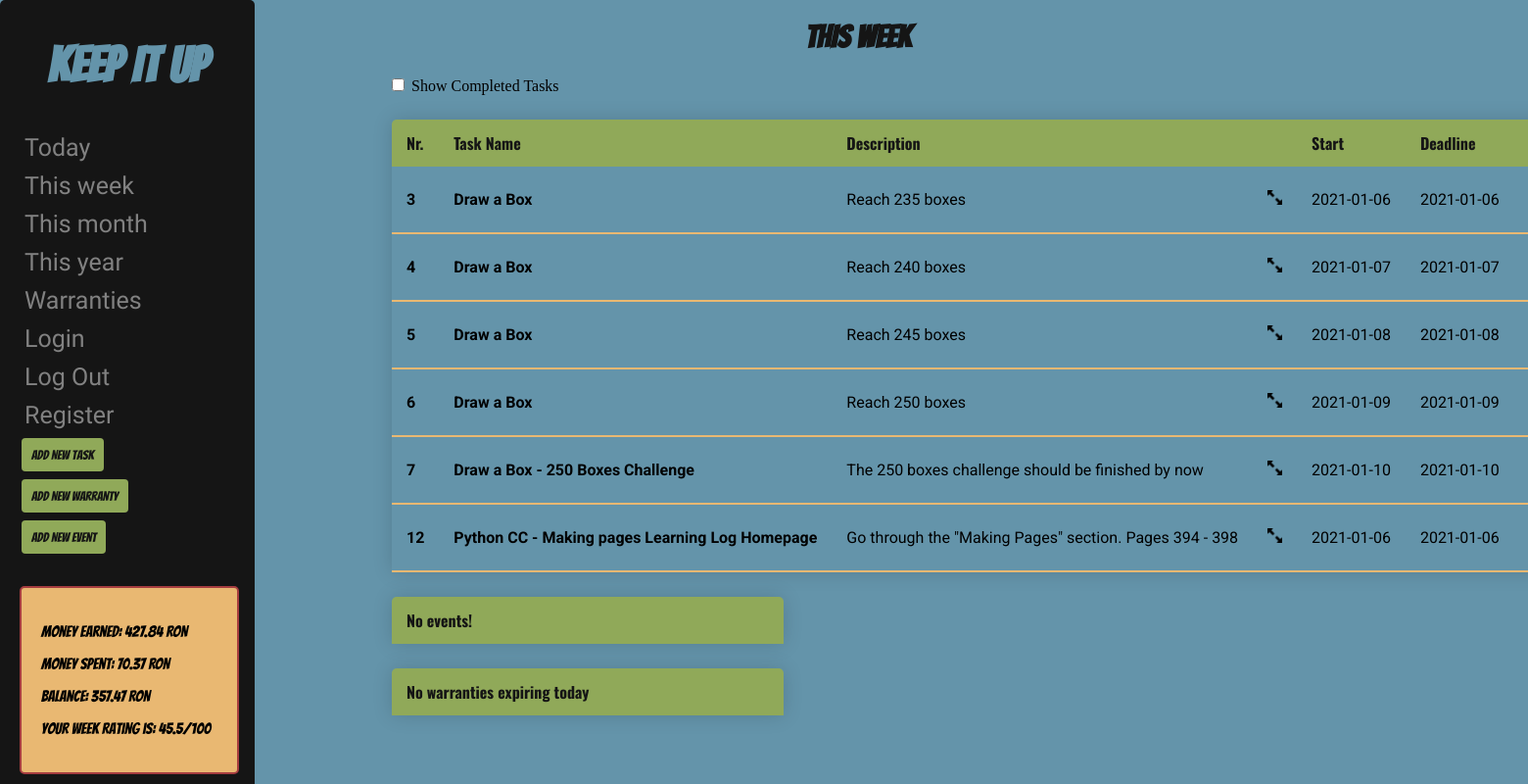
The page /this_week (signed in) on the database its author committed.
### tables this page shows
CREATE TABLE 'users' ('id' INTEGER PRIMARY KEY AUTOINCREMENT NOT NULL, 'username' TEXT NOT NULL, hash TEXT NOT NULL, currency TEXT NOT NULL);

CREATE TABLE 'tasks' ('id' integer PRIMARY KEY, 'user_id' integer NOT NULL, 'name' text NOT NULL, 'description' text, 'start' date NOT NULL, 'deadline' date NOT NULL, 'completed' boolean NOT NULL);

### application.py (the view)
@app.route("/this_week", methods=["GET", "POST"])
@login_required
def this_week():
    rows = db.execute("SELECT * FROM tasks WHERE user_id=:user_id AND (start >= date('now', 'weekday 0', '-6 days') AND start <= date('now', 'weekday 0')) OR (deadline >= date('now', 'weekday 0', '-6 days') AND deadline <= date('now', 'weekday 0'));", user_id=session["user_id"])
    warranties = db.execute("SELECT * FROM warranties WHERE user_id=:user_id AND end >= date('now', 'weekday 0', '-6 days') and end <= date('now', 'weekday 0');", user_id=session["user_id"])
    user = db.execute("SELECT * FROM users WHERE id=:user_id;", user_id=session["user_id"])
    currency = user[0]['currency']
    events = db.execute("SELECT * FROM events WHERE user_id=:user_id AND date >= date('now', 'weekday 0', '-6 days') AND date <= date('now', 'weekday 0');", user_id=session['user_id'])
    user_input = db.execute("SELECT sum(earned), sum(spent), avg(rating) FROM daily_input WHERE user_id=:user_id AND date >= date('now', 'weekday 0', '-6 days') AND date <= date('now', 'weekday 0');", user_id=session['user_id'])
    print(user_input)
    print(user_input[0]['sum(earned)'])
    if request.method == "POST":
        for i in range(1, len(rows)+1):
            print(rows[i-1])
            if request.form.get(str(i)):
                task_id = rows[i-1]['id']
                print(request.form.get(str(i)))
                print(task_id)
                if request.form[str(i)] == 'n':
                    db.execute("UPDATE tasks SET completed=1 WHERE id=:task_id;", task_id=task_id)
                elif request.form[str(i)] == 'y':
                    db.execute("UPDATE tasks SET completed=0 WHERE id=:task_id;", task_id=task_id)
                elif request.form[str(i)] == 'delete':
                    db.execute("DELETE FROM tasks WHERE id=:task_id;", task_id=task_id)
                rows = db.execute("SELECT * FROM tasks WHERE user_id=:user_id AND (start >= date('now', 'weekday 0', '-6 days') AND start <= date('now', 'weekday 0')) OR (deadline >= date('now', 'weekday 0', '-6 days') AND deadline <= date('now', 'weekday 0'));", user_id=session["user_id"])
                events = db.execute("SELECT * FROM events WHERE user_id=:user_id AND date >= date('now', 'weekday 0', '-6 days') AND date <= date('now', 'weekday 0');", user_id=session['user_id'])
                return render_template("this_week.html", rows=rows, warranties=warranties, currency=currency, events=events, user_input=user_input)
                print("This week should render!")
    else:
        return render_template("this_week.html", rows=rows, warranties=warranties, currency=currency, events=events, user_input=user_input)

### application.py (called while the page is built)
def login_required(f):
    @wraps(f)
    def decorated_function(*args, **kwargs):
        if session.get("user_id") is None:
            return redirect("/login")
        return f(*args, **kwargs)
    return decorated_function

### templates/this_week.html (shortened to what this page needs)
{% extends "layout.html" %}
    {% block title %}
        <h1 id="pagetitle">THIS WEEK</h1>
    {% endblock %}
    {% block user_input %}
    {% if user_input[0]['sum(earned)'] or user_input[0]['sum(spent)'] %}
        <div class="user_rating">
            <p style="display:block;">Money Earned: {{ user_input[0]['sum(earned)']|round(2, 'floor') }} {{ currency }}</p>
            <p style="display:block;">Money Spent: {{ user_input[0]['sum(spent)']|round(2, 'floor') }} {{ currency }}</p>
            <p style="display:block;">Balance: {{ (user_input[0]['sum(earned)'] - user_input[0]['sum(spent)'])|round(2, 'floor') }} {{ currency }}</p>
            <p style="display:block;">Your week rating is: {{ user_input[0]['avg(rating)']|round(2, 'floor') }}/100</p>
        </div>
    {% endif %}
    {% endblock %}
    {% block main %}
    <input style="margin-left:200px;" type="checkbox" id="filter" onClick="filter('row_done');">
    <label for"filter">Show Completed Tasks</label>
    <table class="content-table">
        {% if not rows %}
            <thead>
                <tr>
                    <th>
                        Nothing to do!
                    </th>
                </tr>
            </thead>
        {% else %}
            <thead>
                <tr>
                    <th>Nr.</th>
                    <th>Task Name</th>
                    <th>Description</th>
                    <th></th>
                    <th>Start</th>
                    <th>Deadline</th>
                    <th>Completed</th>
                </tr>
            </thead>
            <tbody>
            {% for row in rows %}
                {% if row['completed'] == 1 %}
                <tr class="row_done" style="display:none;">
                {% else %}
                <tr class="row_not_done" style="display:;">
                {% endif %}
                    <td style="font-weight: bold;">{{ loop.index }}</td>
                    <td style="font-weight: bold;">{{ row['name'] }}</td>
                    <td>{{ row['description'] }}</td>
                    <td><input class="expand" type="image" style="width:15px; height:15px;" src="static/expand.png" onclick="expandForm({{ loop.index }});"></td>
                    <td>{{ row['start'] }}</td>
                    <td>{{ row['deadline'] }}</td>
                    <td>
                    </td>
                </tr>
            {% endfor %}
            </tbody>
        {% endif %}
    </table>
    <table class="content-table">
        {% if not events %}
            <thead>
                <tr>
                    <th>
                        No events!
                    </th>
                </tr>
            </thead>
        {% endif %}
    </table>
    <table class="content-table">
    {% if not warranties %}
        <thead>
            <tr>
                <th>
                    No warranties expiring today
                </th>
            </tr>
        </thead>
    {% endif %}
    </table>
    {% endblock %}

### templates/layout.html (shortened to what this page needs)
<!DOCTYPE html>
<html lang="en">
    <head>
        <link rel="stylesheet" href="static/styles.css">
    </head>
    <body>
        <main class="main">
            <div class="sidenav">
                <a href="/"><h1 id="title">Keep It Up</h1></a>
                <a href="/today">Today</a>
                <a href="/this_week">This week</a>
                <a href="/this_month">This month</a>
                <a href="/this_year">This year</a>
                <a href="/warranties">Warranties</a>
                <a href="/login">Login</a>
                <a href="/logout">Log Out</a>
                <a href="/register">Register</a>
                <form class="form_control" action="/add">
                    <button class="button" type="submit">Add New Task</button>
                </form>
                <form class="form_control" action="/add_warranty">
                    <button class="button" type="submit">Add New Warranty</button>
                </form>
                <form class="form_control" action="/add_event">
                    <button class="button" type="submit">Add New Event</button>
                </form>
                {% block user_input %}
                {% endblock %}
            </div>
            {% block title %}
            {% endblock %}
            {% block main %}
            {% endblock %}
        </main>
    </body>
</html>

### static/styles.css (style rules this page uses)
body { background-color: #6494aa; margin-left: 200px; }
#title { font-family: 'Bangers', cursive; color: #6494aa; font-size: 200%; text-align: center; }
#pagetitle { font-family: 'Bangers', cursive; color: #151515; font-size: 200%; text-align: center; }
.sidenav { height: 100%; width: 220px; position: fixed; background-color: #151515; top: 0; left: 0; padding-top: 1px; }
.sidenav a { padding: 5px 5px 5px 5px; text-decoration: none; font-family: 'Nerko One', cursive; font-size: 25px; color: #818181; display: block; }
.content-table { border-collapse: collapse; margin: 25px 0; font-size: 1em; font-family: 'Roboto', sans-serif; min-width: 400px; max-width: 60%; margin-left: 200px; border-radius: 5px 5px 0 0; overflow: hidden; box-shadow: 0 0 20px rgba(0, 0, 0, 0.15); }
.content-table thead tr { background-color: #90A959; color: #151515; font-family: 'Oswald', sans-serif; text-align: left; font-weight: bold; }
.content-table th, .content-table td { padding: 12px 15px; }
td { max-width: 500px; overflow: hidden; text-overflow: ellipsis; white-space: nowrap; }
.content-table tbody tr { border-bottom: 2px solid #E9B872; }
::placeholder { color: gray; }
.button { border-radius: 4px; background-color: #90A959; border: none; color: #151515; padding: 10px; text-align: center; text-decoration: none; font-family: 'Bangers', cursive; display: inline-block; margin: 4px 2px; cursor: pointer; }
div { border-radius: 5px; background-color: #f2f2f2; padding: 20px; }
.user_rating { border: 2px solid #A63D40; width: 180px; font-family: 'Bangers', cursive; background-color: #E9B872; position: fixed; bottom: 10px; }

### rows shown on the page
users: currency "RON"
tasks: name "Draw a Box", description "Reach 235 boxes", start "2021-01-06", deadline "2021-01-06"
tasks: name "Draw a Box", description "Reach 240 boxes", start "2021-01-07", deadline "2021-01-07"
tasks: name "Draw a Box", description "Reach 245 boxes", start "2021-01-08", deadline "2021-01-08"
tasks: name "Draw a Box", description "Reach 250 boxes", start "2021-01-09", deadline "2021-01-09"
tasks: name "Draw a Box - 250 Boxes Challenge", description "The 250 boxes challenge should be finished by now", start "2021-01-10", deadline "2021-01-10"
tasks: name "Python CC - Making pages Learning Log Homepage", description "Go through the \"Making Pages\" section. Pages 394 - 398", start "2021-01-06", deadline "2021-01-06"

### other values the page prints
{{ user_input[0]['sum(earned)']|round(2, 'floor') }} "427.84"
{{ user_input[0]['sum(spent)']|round(2, 'floor') }} "70.37"
{{ user_input[0]['avg(rating)']|round(2, 'floor') }} "45.5"
